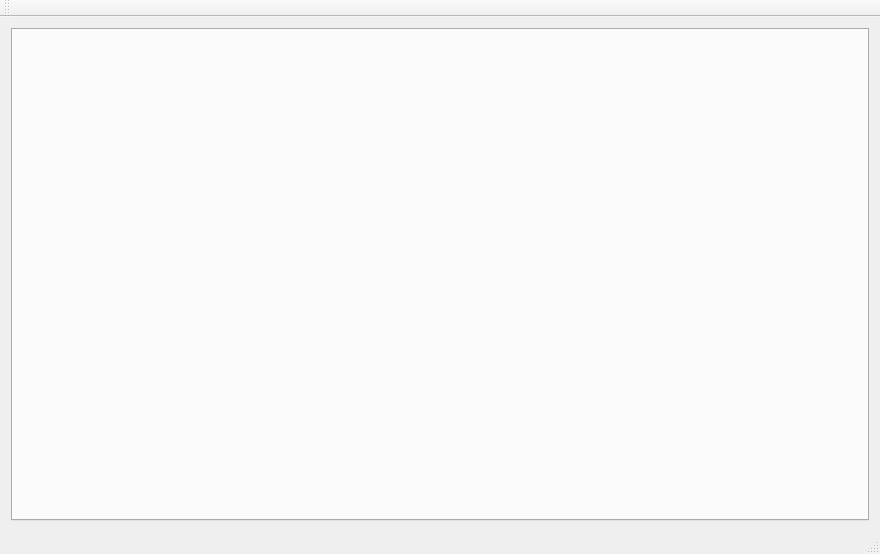
<?xml version="1.0" encoding="UTF-8"?>
<ui version="4.0">
 <class>TotoposClass</class>
 <widget class="QMainWindow" name="TotoposClass">
  <property name="geometry">
   <rect>
    <x>0</x>
    <y>0</y>
    <width>880</width>
    <height>554</height>
   </rect>
  </property>
  <property name="windowTitle">
   <string>Totopos</string>
  </property>
  <widget class="QWidget" name="centralWidget">
   <layout class="QGridLayout" name="gridLayout">
    <item row="0" column="0">
     <widget class="QTabWidget" name="tabs"/>
    </item>
   </layout>
  </widget>
  <widget class="QMenuBar" name="menuBar">
   <property name="geometry">
    <rect>
     <x>0</x>
     <y>0</y>
     <width>880</width>
     <height>33</height>
    </rect>
   </property>
  </widget>
  <widget class="QToolBar" name="mainToolBar">
   <attribute name="toolBarArea">
    <enum>TopToolBarArea</enum>
   </attribute>
   <attribute name="toolBarBreak">
    <bool>false</bool>
   </attribute>
  </widget>
  <widget class="QStatusBar" name="statusBar"/>
 </widget>
 <layoutdefault spacing="6" margin="11"/>
 <customwidgets>
  <customwidget>
   <class>SketchView</class>
   <extends>QGraphicsView</extends>
   <header>widget/SketchView.h</header>
  </customwidget>
 </customwidgets>
 <resources>
  <include location="Totopos.qrc"/>
 </resources>
 <connections/>
</ui>
